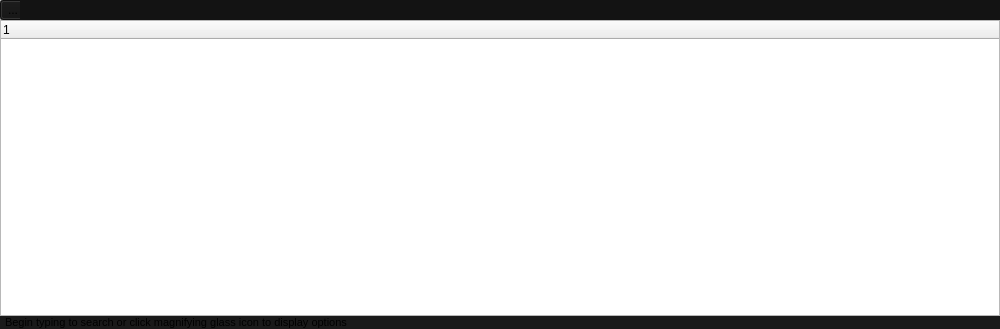
<?xml version="1.0" encoding="UTF-8"?>
<ui version="4.0">
 <class>Searcher</class>
 <widget class="QWidget" name="Searcher">
  <property name="windowModality">
   <enum>Qt::WindowModal</enum>
  </property>
  <property name="geometry">
   <rect>
    <x>0</x>
    <y>0</y>
    <width>1000</width>
    <height>329</height>
   </rect>
  </property>
  <property name="sizePolicy">
   <sizepolicy hsizetype="Expanding" vsizetype="Expanding">
    <horstretch>0</horstretch>
    <verstretch>0</verstretch>
   </sizepolicy>
  </property>
  <property name="minimumSize">
   <size>
    <width>0</width>
    <height>0</height>
   </size>
  </property>
  <property name="baseSize">
   <size>
    <width>1000</width>
    <height>350</height>
   </size>
  </property>
  <property name="windowTitle">
   <string>Searcher</string>
  </property>
  <property name="styleSheet">
   <string notr="true">QTreeWidget QHeaderView::section {
    font-size: 9pt;
}</string>
  </property>
  <layout class="QGridLayout" name="gridLayout">
   <property name="leftMargin">
    <number>0</number>
   </property>
   <property name="topMargin">
    <number>0</number>
   </property>
   <property name="rightMargin">
    <number>0</number>
   </property>
   <property name="bottomMargin">
    <number>0</number>
   </property>
   <property name="spacing">
    <number>0</number>
   </property>
   <item row="1" column="0">
    <layout class="QVBoxLayout" name="verticalLayout">
     <property name="spacing">
      <number>0</number>
     </property>
     <item>
      <layout class="QHBoxLayout" name="horizontalLayout_3">
       <property name="spacing">
        <number>0</number>
       </property>
       <item>
        <widget class="QFrame" name="frame">
         <property name="sizePolicy">
          <sizepolicy hsizetype="Preferred" vsizetype="Preferred">
           <horstretch>2</horstretch>
           <verstretch>0</verstretch>
          </sizepolicy>
         </property>
         <property name="minimumSize">
          <size>
           <width>0</width>
           <height>20</height>
          </size>
         </property>
         <property name="frameShape">
          <enum>QFrame::StyledPanel</enum>
         </property>
         <property name="frameShadow">
          <enum>QFrame::Raised</enum>
         </property>
         <widget class="QToolButton" name="searchfilter_btn">
          <property name="geometry">
           <rect>
            <x>0</x>
            <y>0</y>
            <width>26</width>
            <height>20</height>
           </rect>
          </property>
          <property name="baseSize">
           <size>
            <width>16</width>
            <height>16</height>
           </size>
          </property>
          <property name="styleSheet">
           <string notr="true">background-color: rgb(19, 19, 19);</string>
          </property>
          <property name="text">
           <string>...</string>
          </property>
          <property name="arrowType">
           <enum>Qt::NoArrow</enum>
          </property>
         </widget>
        </widget>
       </item>
       <item>
        <widget class="QLineEdit" name="searchbox_txt">
         <property name="sizePolicy">
          <sizepolicy hsizetype="Expanding" vsizetype="Minimum">
           <horstretch>99</horstretch>
           <verstretch>0</verstretch>
          </sizepolicy>
         </property>
         <property name="minimumSize">
          <size>
           <width>50</width>
           <height>0</height>
          </size>
         </property>
         <property name="mouseTracking">
          <bool>false</bool>
         </property>
         <property name="styleSheet">
          <string notr="true">background-color: rgb(19, 19, 19);</string>
         </property>
         <property name="frame">
          <bool>false</bool>
         </property>
        </widget>
       </item>
      </layout>
     </item>
     <item>
      <widget class="QTreeWidget" name="searchresults_tree">
       <property name="sizePolicy">
        <sizepolicy hsizetype="Preferred" vsizetype="Expanding">
         <horstretch>0</horstretch>
         <verstretch>0</verstretch>
        </sizepolicy>
       </property>
       <property name="font">
        <font>
         <pointsize>9</pointsize>
        </font>
       </property>
       <property name="mouseTracking">
        <bool>false</bool>
       </property>
       <property name="focusPolicy">
        <enum>Qt::NoFocus</enum>
       </property>
       <property name="frameShadow">
        <enum>QFrame::Sunken</enum>
       </property>
       <property name="lineWidth">
        <number>0</number>
       </property>
       <property name="sizeAdjustPolicy">
        <enum>QAbstractScrollArea::AdjustToContents</enum>
       </property>
       <property name="alternatingRowColors">
        <bool>true</bool>
       </property>
       <property name="selectionMode">
        <enum>QAbstractItemView::SingleSelection</enum>
       </property>
       <property name="selectionBehavior">
        <enum>QAbstractItemView::SelectRows</enum>
       </property>
       <column>
        <property name="text">
         <string notr="true">1</string>
        </property>
       </column>
      </widget>
     </item>
    </layout>
   </item>
   <item row="2" column="0">
    <widget class="QLabel" name="info_lbl">
     <property name="font">
      <font>
       <pointsize>8</pointsize>
       <weight>50</weight>
       <bold>false</bold>
      </font>
     </property>
     <property name="styleSheet">
      <string notr="true">background-color: rgb(26, 26, 26);</string>
     </property>
     <property name="text">
      <string>Begin typing to search or click magnifying glass icon to display options</string>
     </property>
     <property name="margin">
      <number>2</number>
     </property>
     <property name="indent">
      <number>5</number>
     </property>
    </widget>
   </item>
  </layout>
 </widget>
 <resources/>
 <connections/>
</ui>
